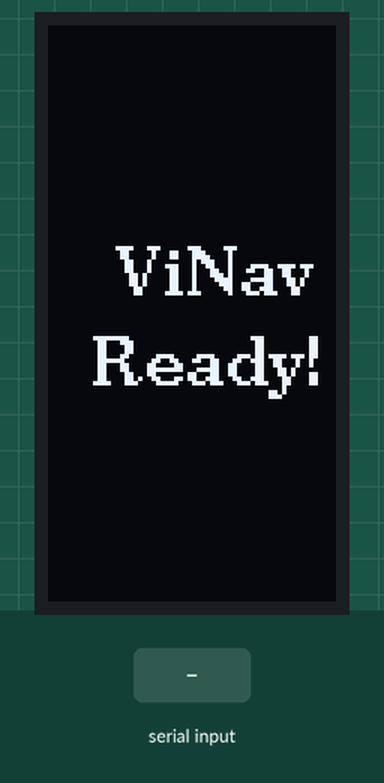
This sketch was run on a simulated ESP32. On the bench: 64×128 one-colour display. The test bench sets the inputs (shaded band). Nothing arrives over Bluetooth unless stated; what the sketch prints to the serial monitor is not drawn.

Above: at 1.2 s.
1.3 s: "L,450\n" received over the second serial link
At 2.5 s:
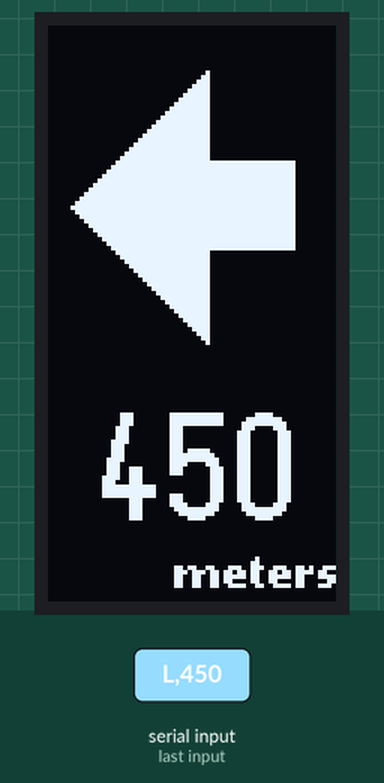
Timing chart, 0 to 4.3 s (numbered marks = the images above; inputs shaded):
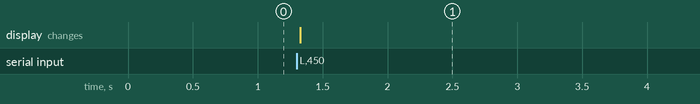

The sketch:

esp32_helmet.ino
```cpp
#include <Arduino.h>
#include <U8g2lib.h>
#include <Wire.h>
#include <BluetoothSerial.h>

// 1. HARDWARE SETUP: SH1106 1.3" OLED in Portrait Mode (R1)
// R1 = 90 degree rotation. Logical width is 64, height is 128.
U8G2_SH1106_128X64_NONAME_F_HW_I2C u8g2(U8G2_R1, /* reset=*/ U8X8_PIN_NONE);

BluetoothSerial SerialBT;

void drawNavUI(String distance, char direction) {
  u8g2.clearBuffer();

  // 2. THE LEAK FIX: Clears random "snow" pixels on SH1106 hardware edges
  u8g2.setDrawColor(0);
  u8g2.drawBox(-2, -2, 68, 132);
  u8g2.setDrawColor(1);

  // 3. LARGE DIRECTIONAL ARROWS (Top of screen)
  if (direction == 'F') { // FORWARD
    u8g2.drawTriangle(32, 5, 10, 45, 54, 45); // Large Arrow Head
    u8g2.drawBox(25, 45, 14, 30);              // Thick Stem
  }
  else if (direction == 'L') { // LEFT
    u8g2.drawTriangle(5, 40, 35, 10, 35, 70);
    u8g2.drawBox(35, 30, 20, 20);
  }
  else if (direction == 'R') { // RIGHT
    u8g2.drawTriangle(59, 40, 29, 10, 29, 70);
    u8g2.drawBox(9, 30, 20, 20);
  }
  else if (direction == 'U') { // U-TURN
    u8g2.drawCircle(32, 45, 20, U8G2_DRAW_UPPER_RIGHT | U8G2_DRAW_UPPER_LEFT);
    u8g2.drawTriangle(12, 45, 5, 65, 25, 65);
  }
  else if (direction == 'A') { // ARRIVED
    u8g2.setFont(u8g2_font_open_iconic_check_4x_t);
    u8g2.drawGlyph(16, 65, 64);
  }

  // 4. DISTANCE TEXT (Large font, bottom-centered)
  u8g2.setFont(u8g2_font_logisoso24_tf);
  String displayStr = distance;
  int strWidth = u8g2.getStrWidth(displayStr.c_str());
  u8g2.drawStr((64 - strWidth) / 2, 110, displayStr.c_str());

  // 5. UNIT LABEL
  u8g2.setFont(u8g2_font_ncenB08_tr);
  u8g2.drawStr(28, 125, "meters");

  u8g2.sendBuffer();
}

void setup() {
  Serial.begin(115200);

  // Start I2C on standard ESP32 pins (SDA=21, SCL=22)
  Wire.begin(21, 22);

  u8g2.begin();
  u8g2.setContrast(255); // Max brightness

  // Bluetooth Name
  SerialBT.begin("ViNav_Helmet");

  // Show Startup Screen
  u8g2.clearBuffer();
  u8g2.setFont(u8g2_font_ncenB10_tr);
  u8g2.drawStr(15, 60, "ViNav");
  u8g2.drawStr(10, 80, "Ready!");
  u8g2.sendBuffer();

  Serial.println("ViNav Helmet Started. Waiting for App...");
}

void loop() {
  // Check for incoming Bluetooth data
  if (SerialBT.available()) {
    String btData = SerialBT.readStringUntil('\n');
    btData.trim();

    // Expects "Direction,Distance" -> example: "L,450"
    int commaIndex = btData.indexOf(',');
    if (commaIndex > 0) {
      char dir = btData.substring(0, commaIndex).charAt(0);
      String dist = btData.substring(commaIndex + 1);

      // Update the screen
      drawNavUI(dist, dir);

      // Print to Serial for debugging
      Serial.print("Nav Update: Dir="); Serial.print(dir);
      Serial.print(" Dist="); Serial.println(dist);
    }
  }
}
```

Measured:
- after the input at 1.3 s, the display: changes at once (image 1)
